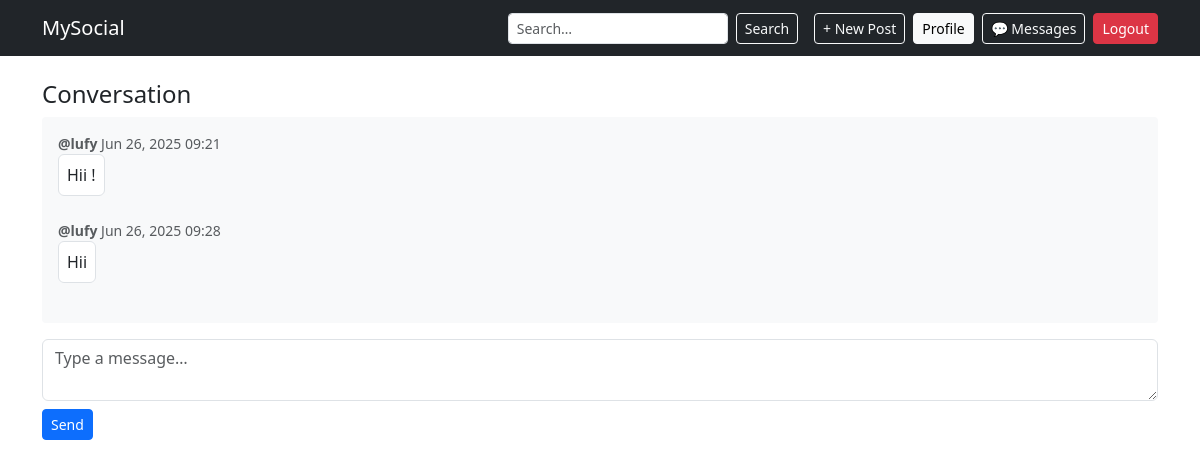
Screenshot of /conversations/1/ (signed in) with the database file from the repository.
### messaging/models.py (models this page shows, shortened)
class Message(models.Model):
    conversation = models.ForeignKey(
        Conversation,
        on_delete=models.CASCADE,
        related_name='messages'
    )
    sender = models.ForeignKey(
        settings.AUTH_USER_MODEL,
        on_delete=models.CASCADE
    )
    text = models.TextField()
    timestamp = models.DateTimeField(auto_now_add=True)
    class Meta:
        ordering = ['timestamp']

### accounts/models.py (models this page shows, shortened)
class CustomUser(AbstractUser):
    bio = models.TextField(blank=True, null=True)
    avatar = models.ImageField(upload_to=avatar_upload_path, default='avatars/default.png')
    github = models.URLField(blank=True, null=True)
    linkedin = models.URLField(blank=True, null=True)
    notify_on_follow  = models.BooleanField(default=True)
    notify_on_like    = models.BooleanField(default=True)
    notify_on_comment = models.BooleanField(default=True)

### messaging/views.py (the view)
# urls.py: path('conversations/<int:conv_id>/', conv_detail, name='conv_detail'),
@login_required
def conv_detail(request, conv_id=None, other_username=None):
    if other_username:
        other = get_object_or_404(User, username=other_username)
        convos = Conversation.objects.filter(participants=request.user) \
                                      .filter(participants=other)
        if convos.exists():
            conv = convos.first()
        else:
            conv = Conversation.objects.create()
            conv.participants.add(request.user, other)
    else:
        conv = get_object_or_404(Conversation, id=conv_id, participants=request.user)
    if request.method == 'POST':
        form = MessageForm(request.POST)
        if form.is_valid():
            msg = form.save(commit=False)
            msg.conversation = conv
            msg.sender = request.user
            msg.save()
            return redirect('conv_detail', conv_id=conv.id)
    else:
        form = MessageForm()
    return render(request, 'messaging/detail.html', {
        'conversation': conv,
        'form': form,
    })

### messaging/forms.py
class MessageForm(forms.ModelForm):
    class Meta:
        model = Message
        fields = ['text']
        widgets = {'text': forms.Textarea(attrs={'rows':2,'class':'form-control','placeholder':'Type a message…'})}

### templates/messaging/detail.html (shortened to what this page needs)
{% extends 'base.html' %}
{% block content %}
<div class="container mt-4">
  <h4>Conversation</h4>
  <div class="mb-3" style="max-height: 400px; overflow-y: auto; padding: 1rem; background: #f8f9fa; border-radius: 0.25rem;">
    {% for msg in conversation.messages.all %}
      <div class="mb-2 {% if msg.sender == user %}text-end{% endif %}">
        <small class="d-block text-muted">
          <strong>@{{ msg.sender.username }}</strong>
          {{ msg.timestamp|date:"M d, Y H:i" }}
        </small>
        <p class="d-inline-block p-2 bg-white border rounded">
          {{ msg.text }}
        </p>
      </div>
    {% endfor %}
  </div>
  <form method="post">
    {{ form.text }}
    <button type="submit" class="btn btn-primary btn-sm mt-2">Send</button>
  </form>
</div>
{% endblock %}

### rows the page displays
Message: sender.username "lufy", timestamp "Jun 26, 2025 09:21", text "Hii !"
Message: sender.username "lufy", timestamp "Jun 26, 2025 09:28", text "Hii"
